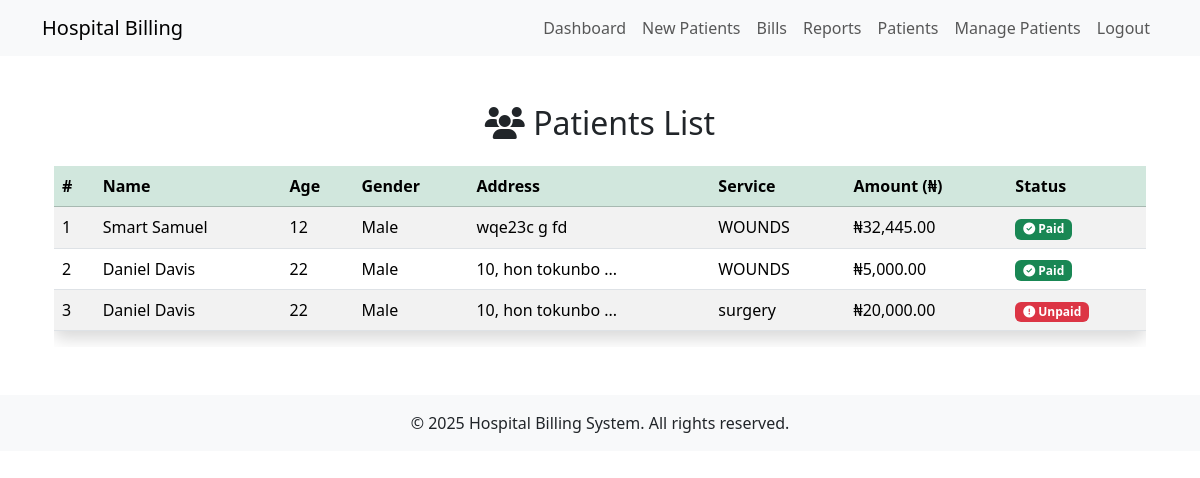
The page /modules/view_patients.php (signed in) on the database its author committed.
### tables this page shows
CREATE TABLE IF NOT EXISTS `patients` (
  `id` int NOT NULL AUTO_INCREMENT,
  `name` varchar(100) NOT NULL,
  `age` int NOT NULL,
  `gender` enum('Male','Female','Other') NOT NULL,
  `phone` varchar(15) NOT NULL,
  `email` varchar(100) DEFAULT NULL,
  `address` text,
  PRIMARY KEY (`id`),
  UNIQUE KEY `email` (`email`)
);

### modules/view_patients.php (the view)
<?php
include_once "../config/database.php";
include_once "../includes/header.php";
$query = "
    SELECT
        p.id, p.name, p.age, p.gender, p.address,
        IFNULL(b.service, 'No Service Assigned') AS service,
        IFNULL(b.amount, 'N/A') AS amount,
        IFNULL(b.status, 'N/A') AS payment_status
    FROM patients p
    LEFT JOIN bills b ON p.id = b.patient_id
    ORDER BY p.id DESC
";
$patients = $conn->query($query)->fetch_all(MYSQLI_ASSOC);
?>
<div class="container mt-5">
    <h2 class="text-center mb-4"><i class="fas fa-users"></i> Patients List</h2>
    <?php if (count($patients) === 0): ?>
        <div class="alert alert-info text-center">
            No patients found.
        </div>
    <?php else: ?>
        <div class="table-responsive">
            <table class="table table-striped table-hover shadow rounded-3">
                <thead class="table-success">
                    <tr>
                        <th>#</th>
                        <th>Name</th>
                        <th>Age</th>
                        <th>Gender</th>
                        <th>Address</th>
                        <th>Service</th>
                        <th>Amount (₦)</th>
                        <th>Status</th>
                    </tr>
                </thead>
                <tbody>
                    <?php $counter = 1; ?>
                    <?php foreach ($patients as $patient): ?>
                        <tr>
                            <td><?= $counter++ ?></td>
                            <td><?= htmlspecialchars($patient['name']) ?></td>
                            <td><?= htmlspecialchars($patient['age']) ?></td>
                            <td><?= htmlspecialchars($patient['gender']) ?></td>
                            <td><?= htmlspecialchars($patient['address']) ?></td>
                            <td><?= htmlspecialchars($patient['service']) ?></td>
                            <td>
                                <?= is_numeric($patient['amount']) ? '₦' . number_format($patient['amount'], 2) : $patient['amount'] ?>
                            </td>
                            <td>
                                <?php if ($patient['payment_status'] === 'Paid'): ?>
                                    <span class="badge bg-success"><i class="fas fa-check-circle"></i> Paid</span>
                                <?php elseif ($patient['payment_status'] === 'Unpaid'): ?>
                                    <span class="badge bg-danger"><i class="fas fa-exclamation-circle"></i> Unpaid</span>
                                <?php else: ?>
                                    <span class="badge bg-secondary">N/A</span>
                                <?php endif; ?>
                            </td>
                        </tr>
                    <?php endforeach; ?>
                </tbody>
            </table>
        </div>
    <?php endif; ?>
</div>
<?php include_once "../includes/footer.php"; ?>

### includes/header.php (shortened to what this page needs)
<?php
$base_url = '/CBS/';
?>
<!DOCTYPE html>
<html lang="en">
<head>
    <link href="https://cdn.jsdelivr.net/npm/bootstrap@5.3.2/dist/css/bootstrap.min.css" rel="stylesheet">
    <link rel="stylesheet" href="https://cdnjs.cloudflare.com/ajax/libs/font-awesome/6.4.0/css/all.min.css">
</head>
<body>
<nav class="navbar navbar-expand-lg navbar-light bg-light">
    <div class="container">
        <a class="navbar-brand" href="<?= $base_url ?>index.php">Hospital Billing</a>
        <div class="collapse navbar-collapse" id="navbarNav">
            <ul class="navbar-nav ms-auto">
                <?php if (isset($_SESSION['user_id'])): ?>
                    <li class="nav-item">
                        <a class="nav-link" href="<?= $base_url ?>dashboard.php">Dashboard</a>
                    </li>
                    <li class="nav-item">
                        <a class="nav-link" href="<?= $base_url ?>modules/patient_registration.php">New Patients</a>
                    </li>
                    <li class="nav-item">
                        <a class="nav-link" href="<?= $base_url ?>modules/bill_creation.php">Bills</a>
                    </li>
                    <li class="nav-item">
                        <a class="nav-link" href="<?= $base_url ?>modules/report_generation.php">Reports</a>
                    </li>
                    <li class="nav-item">
                        <a class="nav-link" href="<?= $base_url ?>modules/view_patients.php">Patients</a>
                    </li>
                    <li class="nav-item">
                        <a class="nav-link" href="<?= $base_url ?>modules/manage_patients.php">Manage Patients</a>
                    </li>
                    <li class="nav-item">
                        <a class="nav-link" href="<?= $base_url ?>logout.php">Logout</a>
                    </li>
                <?php else: ?>
                    <li class="nav-item">
                        <a class="nav-link" href="<?= $base_url ?>login.php">Login</a>
                    </li>
                <?php endif; ?>
            </ul>
        </div>
    </div>
</nav>
<div class="container mt-4">

### includes/footer.php (shortened to what this page needs)
</div>
    <footer class="bg-light text-center py-3 mt-5">
        <p class="mb-0">© <?= date("Y") ?> Hospital Billing System. All rights reserved.</p>
    </footer>
</body>
</html>

### rows shown on the page
patients: name "Smart Samuel", age "12", gender "Male", address "wqe23c g fd", service "WOUNDS", amount "32,445.00", shows "Paid"
patients: name "Daniel Davis", age "22", gender "Male", address "10, hon tokunbo ...", service "WOUNDS", amount "5,000.00", shows "Paid", service "surgery", amount "20,000.00"
